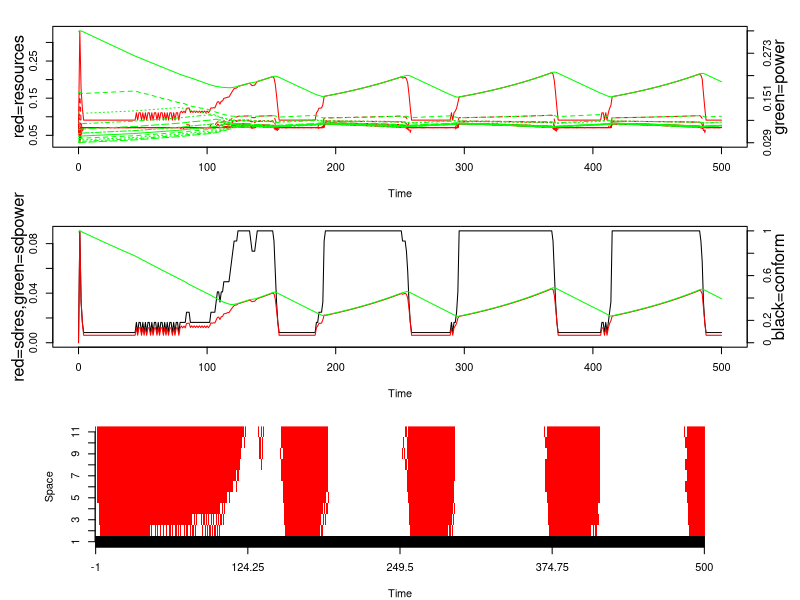
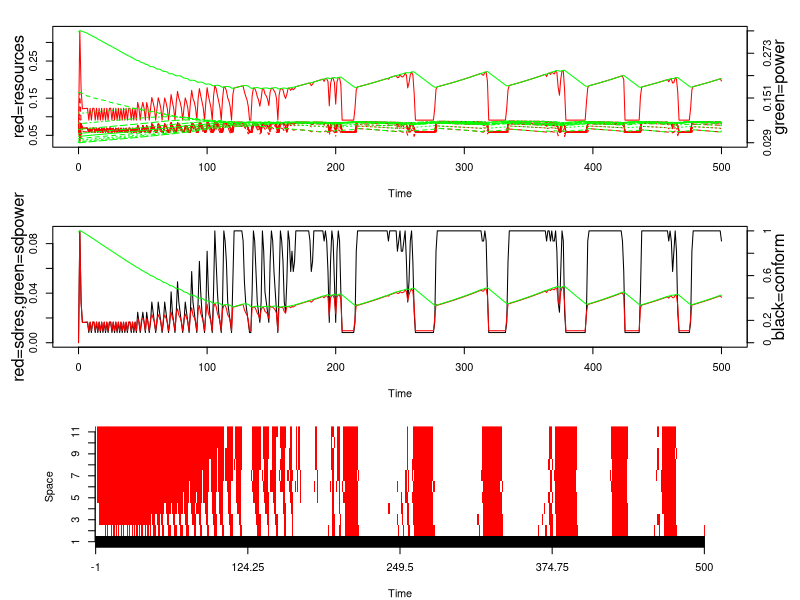

These figures' R source, in order:
## ---- chunk 1
knitr::opts_chunk$set(echo = TRUE)
## ---- chunk 2
default_parameters<-function(N){
  ## Default parameters for the model, as used for Figure 1 of the paper (Model 1 in S1)
  list(mu=0.01, # multiplicative power gain rate for conformers, and overall rate
       rho=0.2, # additive power gain during defection which should be O(1/N)
       rpen=0.02, # additive resource penalty for defection
## Only one of rho>0, w>1 is needed for defection to be potentially advantageous       
       
## Extensions
       w=1, # multiplicative power gain rate for defectors, relative to mu
       sigma=0, # noise in the decision function
       epsilon=1, # multiplicative resource penalty for defection
       alphap=1, # power gain exponent for conformers
       alphaw=1, # power gain exponent for defectors
       kchoice=0.0, # bias towards conformity in the decision function
       inertia=0.0, # intertia in the decision function
       ## spatial parameters
    #   rho = 0.0, # scaling of political gain from war as a function of distance. Set to 0 to make all defections equally valuable for increasing power
       spatialdecay=0.0, # decay rate of war effects with distance. Set to 0 to disable the spatial model
       ## per-faction parameters
       res0=rep(1/N,N) # resource level available to faction i. Called R^0_i in the paper
       )
}
## ---- chunk 3
newpow<-function(rest,powt,conformt,p){
  ## Update power levels
  ## Initialisation: sanity checks
  powt[powt<0]<-0 ## No negative power
  powt[powt>0]<-powt[powt>0]/sum(powt[powt>0]) ## Normalize power
  
  ## Compute the power change
  deltapow<-rep(0,length(powt)) #define the result (content not used)
  deltapow[conformt==1]<-p$mu * (rest[conformt==1])^p$alphap
  deltapow[conformt==0]<-p$mu * p$w *
    ( (rest[conformt==0])^p$alphaw +  p$rho *
    ## Spatial model adjustment: power gain from war decreases with distance, scaled by rho
    ifelse(p$spatialdecay>0, 
           getpwareff(powt,p)[conformt==0], # spatial model if used
           1)  # 1 otherwise
    ) 
  
  ## prevent negative power
  whichgoneg<-(powt + deltapow-mean(deltapow)<0)
  newpowt<-rep(0,length(powt))
  newpowt[!whichgoneg]<-powt[!whichgoneg] + deltapow[!whichgoneg]-mean(deltapow[!whichgoneg])
  return(newpowt)
}
## ---- chunk 4
newres<-function(rest,powt,conformt,p){
  ## Update resource levels
  
  ## Calculate the resource and power available to the conformers
  sumresc<-sum(p$res0[conformt==1])
  sumpowc<-sum(powt[conformt==1])

  ## Conformers share resources proportional to power  
  ret<-rest
  if(sumpowc>0) { ## Regular case
    ret[conformt==1]<-(powt[conformt==1]/sumpowc) * sumresc
     ## Equal share if somehow the state has no power
  }else ret[conformt==1]<-(1.0/max(1,sum(conformt==1))) * sumresc
  
  ## Defectors retain their resource, but with a penalty
  ret[conformt==0]<-p$epsilon * p$res0[conformt==0] - p$rpen * 
    ## Choice of resource penalty for defection.
    ## penalty for war decreases with distance (scaled by rpen)
    ifelse(p$spatialdecay>0, 
           getpwareff(powt,p)[conformt==0], # penalty under spatial model
           1)# penalty under the no-spatial model
  ## Prevent negative resources
  ret[ret<0]<-0
  ret
}

## ---- chunk 5
chooseconform<-function(rest,powt,conformt,p){
  ## Choose whether to conform or not
  conformnew<-conformt # assume other actors follow their previous decisions
  for(i in 1:length(rest)){ ## For every faction:
    conformtest<-conformt
    conformtest[i]<-1
    ## Evaluate reward if we conform
    peaceres<-newres(rest,powt,conformtest,p)[i]
    conformtest[i]<-0
    ## Evaluate reward if we defect
    warres<-newres(rest,powt,conformtest,p)[i]
    if(peaceres - warres + p$kchoice + p$inertia*(2*conformt[i]-1) + rnorm(1,sd=p$sigma)<0) { ## Decision based on expected rewards, inertia and noise
      conformnew[i]<-0
    }else {conformnew[i]<-1}
  }
  return(conformnew)
}
## ---- chunk 6
oneiteration<-function(curstate,p){
  # One iteration of the model: update conform choices, resource and power
  curstate$conformt<-chooseconform(curstate$rest,curstate$powt,curstate$conformt,p)
  curstate$rest<-newres(curstate$rest,curstate$powt,curstate$conformt,p)
  curstate$powt<-newpow(curstate$rest,curstate$powt,curstate$conformt,p)
  return(curstate)
}


dosim<-function(curstate,timesteps,p){
  ## Run the simulation for a number of timesteps
  ## First create a history object to store what happened
  thistory<-data.frame(t(unlist(curstate)))
  history<-as.data.frame(matrix(0,nrow=1+timesteps,ncol=1+dim(thistory)[2]))
  names(history)<-c("Time",names(thistory))
  history[1,]<-cbind(0,thistory)
  ## Iterate and store history
  for(i in 1:timesteps){
    curstate<-oneiteration(curstate,p)
    history[i+1,]<-cbind(i,data.frame(t(unlist(curstate))))
  }
  ## Return the history and the final state
  list(curstate=curstate,history=history)
}
## ---- chunk 7
getdists<-function(capital,N) {
  ## Distances of each from from the capital. Used in the spatial model only
  dists<-matrix(0,nrow=N,ncol=3)
  dists[,1]<-abs((1:N)-capital)
  dists[,2]<-abs((1:N)-(N+capital))
  dists[,3]<-abs((1:N)-(-N+capital))
  apply(dists,1,min)
}

getpwareff<-function(powt,p){
  ## Get the war penalty adjusted for distance from capital
  capital<-which(powt==max(powt))
  if(length(capital)>1) capital<-sample(capital,1)
  tdists<-getdists(capital,length(powt))
  twdists<-exp(-tdists*p$spatialdecay)
  twdists/mean(twdists)
}
## ---- chunk 8
## Choices for initial resource distributions
## These can be used to initialise power, and create fixed resource distributions

initialise_brokenstick<-function(N){
  ## "Broken stick" mean distribution, i.e. power law
   (1/2)^(1:(N))/sum((1/2)^(1:(N)))
}

initialise_inverseN<-function(N){
  ## 1/N distribution
  res0<-1/(1:N)
  res0<-res0 / sum(res0)
  res0
}

initialise_normal<-function(N,y,x0,sd){
  ## Normal distribution of resources
  ## y = total resources
  ## x0 = centre
  ## sd = standard deviation
  yrange<- seq(-N+1,2*N,1)
  tmp<-dnorm(yrange,x0,sd)
  tmp<-tmp[1:N] + tmp[(2*N+1):(3*N)] + tmp[(N+1):(2*N)]
  y*tmp/sum(tmp)
}
## ---- chunk 9
summarizehistory<-function(historypoint){
  ## summarises a row of the history matrix
  historypoint<-as.vector(unlist(historypoint))
  numx<-(length(historypoint)-1)/3
  warlevel<-mean(historypoint[1+2*numx+1:numx])
  sdres<-sd(historypoint[1+0*numx+1:numx])
  sdpow<-sd(historypoint[1+1*numx+1:numx])
  return(c(conformrate=warlevel,sdres=sdres,sdpow=sdpow))
}
## ---- chunk 10
plot_history<-function(history,skip=1,...){
  ## Plot the resource and power history
  par(mar=c(4,4,2,4))
  history[,-1] <- history[,-1]  + 0.000001 
  numx<-(dim(history)[2]-1)/3
  myylim<-range(history[,2:(1+numx)])
  myylim2<-range(history[,(2+numx):(1+2*numx)])
  plot(history$Time,history$Time,ylim=myylim,type="n",xlab="Time",ylab="",...)

  for(faction in 1:numx){
    lines(history$Time,history[,1+faction],col="red",lty=faction)
  }
  for(faction in 1:numx){
    lines(history$Time,(history[,1+numx+faction]-myylim2[1])*(myylim[2]-myylim[1])/(myylim2[2]-myylim2[1])+myylim[1],col="green",lty=faction)
  }  
  axis(4,seq(myylim[1],myylim[2],by=(myylim[2]-myylim[1])/5),format(seq(myylim2[1],myylim2[2],by=(myylim2[2]-myylim2[1])/5),digits=2))
  mtext("red=resources",2,2)
  mtext("green=power",4,2)
}

plot_history_summary<-function(history,skip=1,...){
  ## Plot summary statistics from the history
  tdat<-t(apply(history,1,summarizehistory))
  plot(history$Time,history$Time,ylim=c(0,max(tdat[,-1])),type="n",xlab="Time",ylab="",...)
  lines(history$Time,tdat[,1]*max(tdat[,-1]),col="black")
  lines(history$Time,tdat[,2],col="red")
  lines(history$Time,tdat[,3],col="green")
  axis(4,seq(0,1,by=0.2)*max(tdat[,-1]),seq(0,1,by=0.2))
  mtext("red=sdres,green=sdpower",2,2)
  mtext("black=conform",4,2)
}

image_history<-function(history,skip=1,...){
  ## Visualisation where each actor is a row
  opar<-par(mar=par()$mar*c(1,1.8,1,1.8))
  conformnames<-grep("conformt",names(history))
  powernames<-grep("powt",names(history))
  maxname<-apply(history[,powernames],1,function(x){which(x==max(x))})
  for(i in 1:dim(history)[1]) history[i,conformnames[maxname[i]]]<-2
  image(as.matrix(history[,conformnames]),axes=FALSE,xlab="Time",ylab="Space",col=c("red","white","black"))
  axis(1,seq(0,1,length.out=5),seq(min(history$Time)-1,max(history$Time),length.out=5))
  axis(2,seq(0,1,length.out=length(conformnames)),seq(1,length(conformnames),length.out=length(conformnames)))
}

visualise_history<-function(history,skip=1,...){
  par(mfrow=c(3,1))
  plot_history(history,skip,...)
  plot_history_summary(history,skip,...)
  image_history(history,skip,...)
}


## ---- chunk 11
N<-11
p<-default_parameters(N)
## Options for defining the penalty for defecting, swapping between multiplicative and additive with no qualitative change.
#p$w=1; p$rho=0.2;
#p$rho=0; p$w=4

## Initial state
conformI<-rep(0,N) # No initial conformers
powI<-initialise_inverseN(N) # Initial power distribution
resI<-newres(p$res0,powI,conformI,p) # Compute resource allocation based on is
curstate<-list(rest=resI,powt=powI,conformt=conformI)

## Run the simulation
res_simple<-dosim(curstate,500,p)

#png(file="spatialModelNoSpatialEffects.png",height=1024,width=1280)
visualise_history(res_simple$history)
#dev.off()

## ---- chunk 12
ps<-default_parameters(N)
ps$spatialdecay=0.38 # Quite a large decay rate
## It looks structurally very similar
## Smaller values (->0) converge to the non-spatial solution
## Larger values make state maintanance harder and therefore reduce epoch lengths
## Its also easier to see the "collapse" starting at the middle of the state, far from the capital
## Setting the initial power distribution up different also reveals this sort of dynamics
## But generally the system self-organises to ensure the usual collapse/expansion dynamics
res_spatial<-dosim(curstate,500,ps)
visualise_history(res_spatial$history)
